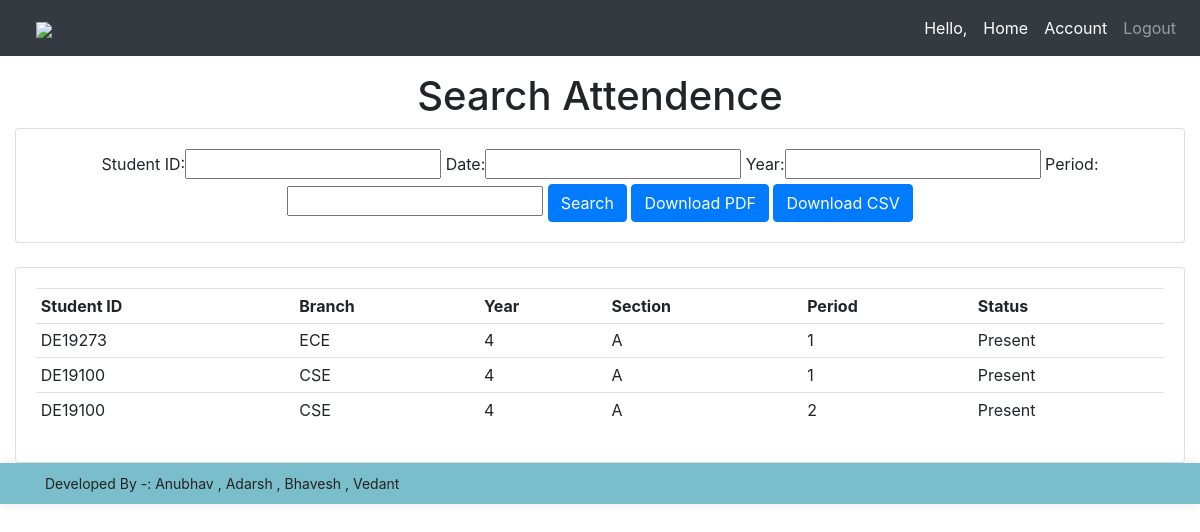
/searchattendence/, run on the app's committed database.
### attendence_sys/models.py (models this page shows, shortened)
class Attendence(models.Model):
    Faculty_Name = models.CharField(max_length=200, null=True, blank=True)
    Student_ID = models.CharField(max_length=200, null=True, blank=True)
    date = models.DateField(auto_now_add = True, null = True)
    time = models.TimeField(auto_now_add=True, null = True)
    branch = models.CharField(max_length=200, null = True)
    year = models.CharField(max_length=200, null = True)
    section = models.CharField(max_length=200, null = True)
    period = models.CharField(max_length=200, null = True)
    status = models.CharField(max_length=200, null = True, default='Absent')

### attendence_sys/views.py (the view)
# urls.py: path('searchattendence/', views.searchAttendence, name='searchattendence'),
def searchAttendence(request):
    attendences = Attendence.objects.all()
    myFilter = AttendenceFilter(request.GET, queryset=attendences)
    attendences = myFilter.qs
    context = {'myFilter': myFilter, 'attendences': attendences, 'ta': False}
    return render(request, 'attendence_sys/attendence.html', context)

### attendence_sys/templates/attendence_sys/attendence.html (shortened to what this page needs)
{% extends 'attendence_sys/main.html' %}
{% block content %}
{% if ta == False %}
<center><h1>Search Attendence</h1></center>
<div class="row">
	<div class="col">
		<div class="card card-body">
			<center>
				<form method="get">
					{{myFilter.form}}
		    		<button class="btn btn-primary" type="submit">Search</button>
					<a href="{% url 'Download' %}" class="btn btn-primary" ><font color="#fff">Download PDF</font></a>
					<a href="{% url 'csv' %}" class="btn btn-primary"><font color="#fff">Download CSV</font></a>
				</form>
			</center>
		</div>
	</div>
</div>
<br>
<div class="row">
	<div class="col-sm-12">
		<div class="card card-body">
			<table class="table table-sm">
				<tr>
					<th>Student ID</th>
					<th>Branch</th>
					<th>Year</th>
					<th>Section</th>
					<th>Period</th>
					<th>Status</th>
				</tr>
				{% for attendence in attendences %}
				<tr>
                    <td>{{ attendence.Student_ID }}</td>
					<td>{{ attendence.branch }}</td>
					<td>{{ attendence.year }}</td>
					<td>{{ attendence.section }}</td>
					<td>{{ attendence.period }}</td>
					<td>{{ attendence.status }}</td>
				</tr>
				{% endfor %}
			</table>
		</div>
	</div>
</div>
{% endif %}
{% endblock %}

### attendence_sys/templates/attendence_sys/main.html (shortened to what this page needs)
<!DOCTYPE html>
<html>
<head>
	<link rel="stylesheet" href="https://stackpath.bootstrapcdn.com/bootstrap/4.3.1/css/bootstrap.min.css">
</head>
<body>
	{%  include 'attendence_sys/navbar.html' %}
	<br>
<br>
<br>
	<div class="container-fluid">
	{% block content %}
	{% endblock %}
    </div>
	<footer id="footer">
        <div class="container">
            <div class="row d-flex align-items-center">
                <div class="col-lg-6 text-lg-left text-center">
                    <div class="copyright" style="align-center">
						Developed By -: Anubhav , Adarsh , Bhavesh , Vedant
                    </div>
                </div>
            </div>
        </div>
    </footer>
</body>
</html>

### attendence_sys/templates/attendence_sys/navbar.html (shortened to what this page needs)
{% load static %}
<nav class="navbar navbar-expand-lg navbar-dark fixed-top bg-dark">
  <a href="{% url 'home' %}"><img src="https://www.ietdavv.edu.in/images/banners/ietlogom.png" height="50px" style="margin-left:20px" ></a>
  <div class="collapse navbar-collapse" id="navbarNav">
    <ul class="navbar-nav ml-auto">
      <li class="nav-item active">
        <span class="nav-link">Hello, {{ request.user.faculty }}</span>
      </li>
      <li class="nav-item active">
        <a href="{% url 'home' %}" class="nav-link">Home</a>
      </li>
      <li class="nav-item active">
        <a class="nav-link" href="{% url 'account' %}">Account</a>
      </li>
      <li class="nav-item">
        <a class="nav-link" href="{% url 'logout' %}">Logout</a>
      </li>
    </ul>
  </div>
</nav>

### attendence_sys/templates/attendence_sys/main.html (style rules this page uses)
#footer { background: #7abecc; box-shadow: 0px 0px 12px 0px rgba(0, 0, 0, 0.1); padding: 10px 0; color: #fff; font-size: 14px; font-color: #fff; }
#footer .copyright { color: #252222; }

### data on the page
Attendence: Student_ID "DE19273", branch "ECE", year "4", section "A", period "1", status "Present"
Attendence: Student_ID "DE19100", branch "CSE", year "4", section "A", period "1", status "Present"
Attendence: Student_ID "DE19100", branch "CSE", year "4", section "A", period "2", status "Present"
